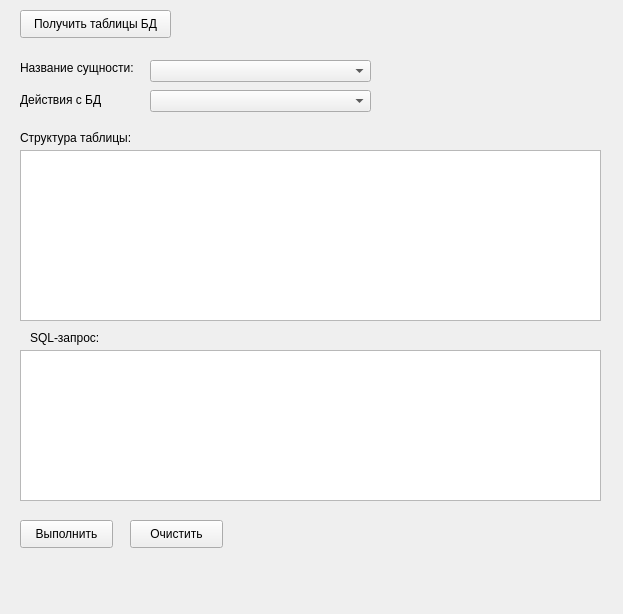
<?xml version="1.0" encoding="UTF-8"?>
<ui version="4.0">
 <class>Form</class>
 <widget class="QWidget" name="Form">
  <property name="geometry">
   <rect>
    <x>0</x>
    <y>0</y>
    <width>623</width>
    <height>614</height>
   </rect>
  </property>
  <property name="windowTitle">
   <string>Form</string>
  </property>
  <widget class="QLabel" name="label">
   <property name="geometry">
    <rect>
     <x>20</x>
     <y>60</y>
     <width>121</width>
     <height>16</height>
    </rect>
   </property>
   <property name="text">
    <string>Название сущности:</string>
   </property>
  </widget>
  <widget class="QComboBox" name="comboBox">
   <property name="geometry">
    <rect>
     <x>150</x>
     <y>60</y>
     <width>221</width>
     <height>22</height>
    </rect>
   </property>
  </widget>
  <widget class="QPushButton" name="pushButton">
   <property name="geometry">
    <rect>
     <x>20</x>
     <y>10</y>
     <width>151</width>
     <height>28</height>
    </rect>
   </property>
   <property name="text">
    <string>Получить таблицы БД</string>
   </property>
  </widget>
  <widget class="QLabel" name="label_2">
   <property name="geometry">
    <rect>
     <x>30</x>
     <y>330</y>
     <width>151</width>
     <height>16</height>
    </rect>
   </property>
   <property name="text">
    <string>SQL-запрос:</string>
   </property>
  </widget>
  <widget class="QComboBox" name="comboBox_2">
   <property name="geometry">
    <rect>
     <x>150</x>
     <y>90</y>
     <width>221</width>
     <height>22</height>
    </rect>
   </property>
  </widget>
  <widget class="QLabel" name="label_3">
   <property name="geometry">
    <rect>
     <x>20</x>
     <y>90</y>
     <width>91</width>
     <height>20</height>
    </rect>
   </property>
   <property name="text">
    <string>Действия с БД</string>
   </property>
  </widget>
  <widget class="QTextEdit" name="textEdit">
   <property name="geometry">
    <rect>
     <x>20</x>
     <y>350</y>
     <width>581</width>
     <height>151</height>
    </rect>
   </property>
  </widget>
  <widget class="QPushButton" name="pushButton_2">
   <property name="geometry">
    <rect>
     <x>20</x>
     <y>520</y>
     <width>93</width>
     <height>28</height>
    </rect>
   </property>
   <property name="text">
    <string>Выполнить</string>
   </property>
  </widget>
  <widget class="QTextEdit" name="textEdit_2">
   <property name="geometry">
    <rect>
     <x>20</x>
     <y>150</y>
     <width>581</width>
     <height>171</height>
    </rect>
   </property>
  </widget>
  <widget class="QLabel" name="label_4">
   <property name="geometry">
    <rect>
     <x>20</x>
     <y>130</y>
     <width>141</width>
     <height>16</height>
    </rect>
   </property>
   <property name="text">
    <string>Структура таблицы:</string>
   </property>
  </widget>
  <widget class="QPushButton" name="pushButton_3">
   <property name="geometry">
    <rect>
     <x>130</x>
     <y>520</y>
     <width>93</width>
     <height>28</height>
    </rect>
   </property>
   <property name="text">
    <string>Очистить</string>
   </property>
  </widget>
 </widget>
 <resources/>
 <connections/>
</ui>
